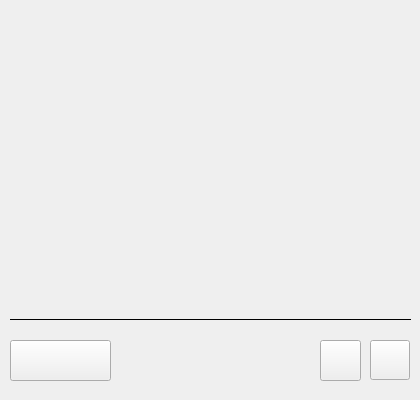
<?xml version="1.0" encoding="UTF-8"?>
<ui version="4.0">
 <class>StudyMode</class>
 <widget class="QWidget" name="StudyMode">
  <property name="geometry">
   <rect>
    <x>0</x>
    <y>0</y>
    <width>420</width>
    <height>400</height>
   </rect>
  </property>
  <property name="minimumSize">
   <size>
    <width>420</width>
    <height>400</height>
   </size>
  </property>
  <property name="maximumSize">
   <size>
    <width>420</width>
    <height>400</height>
   </size>
  </property>
  <property name="windowTitle">
   <string>Study Mode</string>
  </property>
  <property name="styleSheet">
   <string notr="true">font-family: Noto Sans SC;</string>
  </property>
  <widget class="QPushButton" name="correct_button">
   <property name="geometry">
    <rect>
     <x>320</x>
     <y>340</y>
     <width>41</width>
     <height>41</height>
    </rect>
   </property>
   <property name="text">
    <string/>
   </property>
   <property name="icon">
    <iconset>
     <normaloff>../../assets/correct.png</normaloff>../../assets/correct.png</iconset>
   </property>
   <property name="iconSize">
    <size>
     <width>24</width>
     <height>24</height>
    </size>
   </property>
  </widget>
  <widget class="QPushButton" name="wrong_button">
   <property name="geometry">
    <rect>
     <x>370</x>
     <y>340</y>
     <width>40</width>
     <height>40</height>
    </rect>
   </property>
   <property name="text">
    <string/>
   </property>
   <property name="icon">
    <iconset>
     <normaloff>../../assets/incorrect.png</normaloff>../../assets/incorrect.png</iconset>
   </property>
   <property name="iconSize">
    <size>
     <width>24</width>
     <height>24</height>
    </size>
   </property>
  </widget>
  <widget class="QPushButton" name="flip_button">
   <property name="geometry">
    <rect>
     <x>10</x>
     <y>340</y>
     <width>101</width>
     <height>41</height>
    </rect>
   </property>
   <property name="font">
    <font>
     <family>Noto Sans SC</family>
     <pointsize>14</pointsize>
     <bold>false</bold>
    </font>
   </property>
   <property name="text">
    <string/>
   </property>
   <property name="icon">
    <iconset>
     <normaloff>../../assets/visible.png</normaloff>../../assets/visible.png</iconset>
   </property>
   <property name="iconSize">
    <size>
     <width>24</width>
     <height>24</height>
    </size>
   </property>
  </widget>
  <widget class="QWidget" name="layoutWidget">
   <property name="geometry">
    <rect>
     <x>10</x>
     <y>10</y>
     <width>401</width>
     <height>311</height>
    </rect>
   </property>
   <layout class="QVBoxLayout" name="layout">
    <item>
     <widget class="QWidget" name="flashcard_widget" native="true"/>
    </item>
    <item>
     <widget class="Line" name="line">
      <property name="frameShadow">
       <enum>QFrame::Plain</enum>
      </property>
      <property name="lineWidth">
       <number>1</number>
      </property>
      <property name="orientation">
       <enum>Qt::Horizontal</enum>
      </property>
     </widget>
    </item>
   </layout>
  </widget>
 </widget>
 <resources/>
 <connections/>
</ui>
